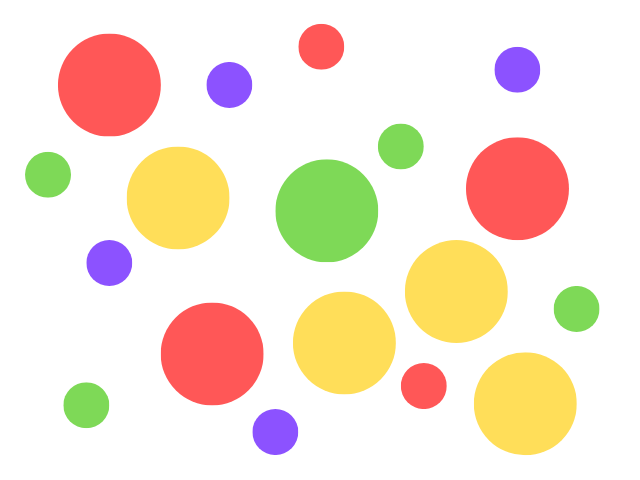
#> input picture 07_cv_segmentacion/img/lunares.png, 640 x 480 px
$ python 10_conteo_colores.py
#> lines starting #> are read from the running program, lines starting #| are printed output that depends on the picture; after the words box and inside, x2 and y2 are one past the last pixel; in counts of white or black regions, pixels touching at a corner belong together
import os

import cv2
import numpy as np


def dibujarContorno(contornos, color):
    """Dibuja contornos y numera cada objeto detectado.

    Args:
        contornos: Lista de contornos detectados
        color: Color en formato BGR para dibujar los contornos
    """
    for i, c in enumerate(contornos):
        M = cv2.moments(c)
        # CORRECCIÓN: Cambiar == por = (asignación, no comparación)
        if M["m00"] == 0:
            M["m00"] = 1
        x = int(M["m10"] / M["m00"])
        y = int(M["m01"] / M["m00"])
        cv2.drawContours(imagen, [c], 0, color, 2)
        cv2.putText(imagen, str(i + 1), (x - 10, y + 10), 1, 2, (0, 0, 0), 2)


# Definir los rangos de color en el espacio HSV para cada color
amarilloBajo = np.array([20, 100, 20], np.uint8)
amarilloAlto = np.array([32, 255, 255], np.uint8)

violetaBajo = np.array([130, 100, 20], np.uint8)
violetaAlto = np.array([145, 255, 255], np.uint8)

verdeBajo = np.array([36, 100, 20], np.uint8)
verdeAlto = np.array([70, 255, 255], np.uint8)

rojoBajo1 = np.array([0, 100, 20], np.uint8)
rojoAlto1 = np.array([10, 255, 255], np.uint8)
rojoBajo2 = np.array([175, 100, 20], np.uint8)
rojoAlto2 = np.array([180, 255, 255], np.uint8)

# Ruta de la imagen
ruta_imagen = "../img/lunares.png"

# Verificar que el archivo existe
if not os.path.exists(ruta_imagen):
    print(f"Error: No se encuentra el archivo {ruta_imagen}")
    exit()

# Cargar la imagen
imagen = cv2.imread(ruta_imagen)
#> imagen is the input picture: shape (480, 640, 3); mean B, G, R 213.4, 230.4, 246.3
if imagen is None:
    print(f"Error: No se pudo cargar la imagen desde {ruta_imagen}")
    exit()

# Convertir la imagen al espacio de color HSV
imagenHSV = cv2.cvtColor(imagen, cv2.COLOR_BGR2HSV)
#> imagenHSV: shape (480, 640, 3); mean H, S, V 8.2, 44.6, 253.2

# Detectar colores creando máscaras para cada rango de color
maskAmarillo = cv2.inRange(imagenHSV, amarilloBajo, amarilloAlto)
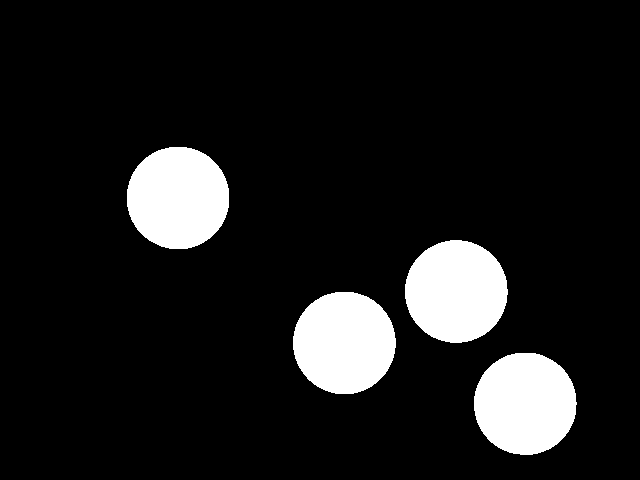
#> maskAmarillo: shape (480, 640); 10.8% white; 4 white regions, box (x1, y1, x2, y2) and area: (405, 240, 508, 343) 8293, (293, 292, 396, 394) 8285, (127, 147, 229, 249) 8283, (474, 353, 577, 455) 8280
maskVioleta = cv2.inRange(imagenHSV, violetaBajo, violetaAlto)
#> maskVioleta: shape (480, 640); 2.1% white; 4 white regions, box (x1, y1, x2, y2) and area: (87, 240, 132, 286) 1638, (253, 409, 298, 455) 1638, (495, 47, 540, 92) 1636, (207, 62, 252, 108) 1636
maskVerde = cv2.inRange(imagenHSV, verdeBajo, verdeAlto)
#> maskVerde: shape (480, 640); 4.8% white; 5 white regions, box (x1, y1, x2, y2) and area: (276, 160, 378, 262) 8264, (25, 152, 71, 197) 1626, (64, 383, 109, 428) 1626, (378, 124, 423, 169) 1624, (554, 286, 599, 332) 1624
maskRojo1 = cv2.inRange(imagenHSV, rojoBajo1, rojoAlto1)
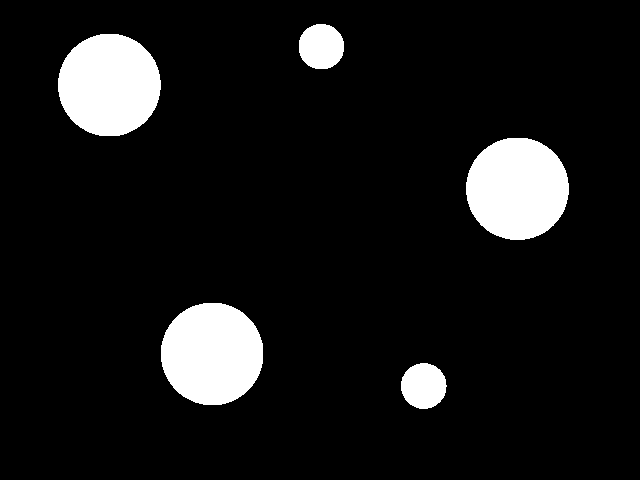
#> maskRojo1: shape (480, 640); 9.2% white; 5 white regions
maskRojo2 = cv2.inRange(imagenHSV, rojoBajo2, rojoAlto2)
#> maskRojo2: shape (480, 640); every value is 0
# Combinar las dos máscaras del color rojo
maskRojo = cv2.add(maskRojo1, maskRojo2)

# Encontrar contornos para cada color
contornosAmarillo = cv2.findContours(maskAmarillo, cv2.RETR_EXTERNAL, cv2.CHAIN_APPROX_SIMPLE)[0]
#> contornosAmarillo = 4 contours; box (x1, y1, x2, y2) and area: (405, 240, 508, 343) 8148, (293, 292, 396, 394) 8140, (127, 147, 229, 249) 8138, (474, 353, 577, 455) 8134
contornosVioleta = cv2.findContours(maskVioleta, cv2.RETR_EXTERNAL, cv2.CHAIN_APPROX_SIMPLE)[0]
#> contornosVioleta = 4 contours; box (x1, y1, x2, y2) and area: (253, 409, 298, 455) 1573, (87, 240, 132, 286) 1573, (207, 62, 252, 108) 1571, (495, 47, 540, 92) 1571
contornosVerde = cv2.findContours(maskVerde, cv2.RETR_EXTERNAL, cv2.CHAIN_APPROX_SIMPLE)[0]
#> contornosVerde = 5 contours; box (x1, y1, x2, y2) and area: (276, 160, 378, 262) 8119, (64, 383, 109, 428) 1562, (25, 152, 71, 197) 1561, (554, 286, 599, 332) 1560, (378, 124, 423, 169) 1560
contornosRojo = cv2.findContours(maskRojo, cv2.RETR_EXTERNAL, cv2.CHAIN_APPROX_SIMPLE)[0]
#> contornosRojo = 5 contours; box (x1, y1, x2, y2) and area: (466, 138, 569, 240) 8149, (58, 34, 161, 136) 8148, (161, 303, 263, 405) 8130, (401, 363, 447, 409) 1577, (299, 24, 344, 69) 1570

# Dibujar y numerar los contornos para cada color
dibujarContorno(contornosAmarillo, (0, 255, 255))  # Amarillo en BGR
#> the loop in dibujarContorno, `for i, c in enumerate(contornos):` made 4 passes
#> (x, y) on passes 1 to 4: (524, 403), (343, 342), (455, 291), (177, 197)
#> after the loop in dibujarContorno, `for i, c in enumerate(contornos):`:
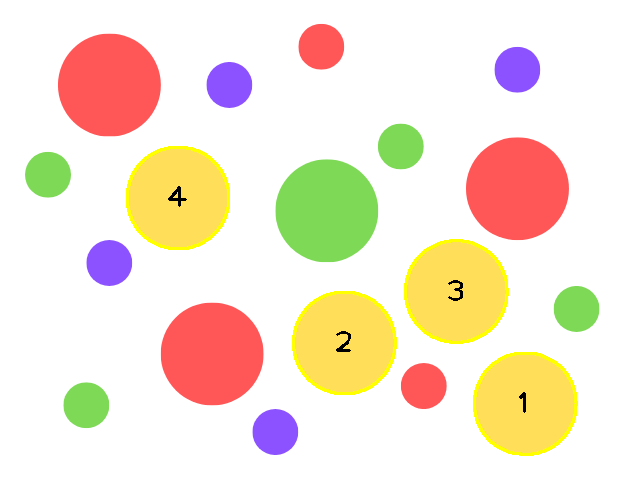
#> imagen: shape (480, 640, 3); 1.59% of pixels changed, all inside (x1, y1, x2, y2) = (126, 146, 578, 456)
dibujarContorno(contornosVioleta, (140, 40, 120))  # Violeta en BGR
#> call 2 of dibujarContorno, with color = (140, 40, 120)
#> the loop in dibujarContorno (call 2), `for i, c in enumerate(contornos):` made 4 passes
#> (x, y) on passes 1 to 4: (274, 431), (108, 262), (228, 84), (516, 69)
#> after the loop in dibujarContorno (call 2), `for i, c in enumerate(contornos):`:
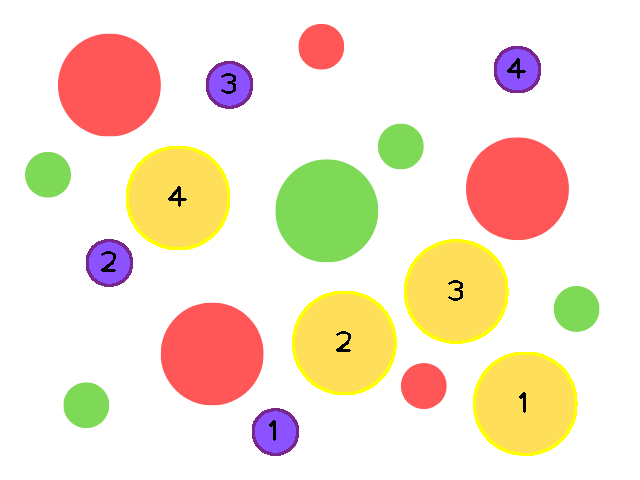
#> imagen: shape (480, 640, 3); 0.78% of pixels changed, all inside (x1, y1, x2, y2) = (86, 46, 541, 456)
dibujarContorno(contornosVerde, (0, 255, 0))  # Verde en BGR
#> call 3 of dibujarContorno, with color = (0, 255, 0)
#> the loop in dibujarContorno (call 3), `for i, c in enumerate(contornos):` made 5 passes
#> (x, y) on passes 1 to 5: (85, 404), (576, 308), (326, 210), (47, 174), (400, 145)
#> after the loop in dibujarContorno (call 3), `for i, c in enumerate(contornos):`:
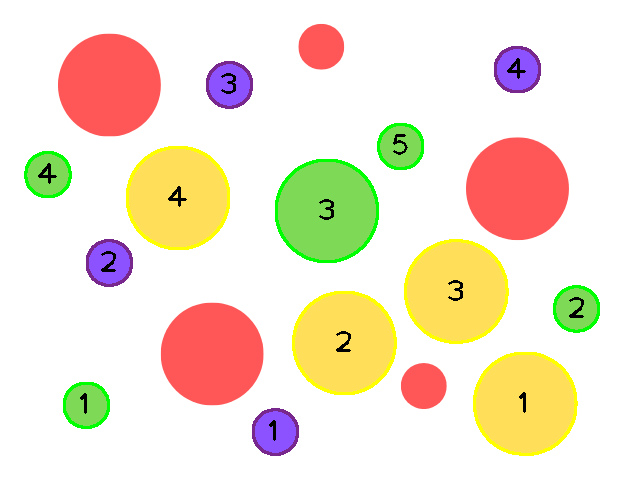
#> imagen: shape (480, 640, 3); 1.18% of pixels changed, all inside (x1, y1, x2, y2) = (24, 123, 600, 429)
dibujarContorno(contornosRojo, (0, 0, 255))  # Rojo en BGR
#> call 4 of dibujarContorno, with color = (0, 0, 255)
#> the loop in dibujarContorno (call 4), `for i, c in enumerate(contornos):` made 5 passes
#> (x, y) on passes 1 to 5: (423, 385), (211, 353), (516, 188), (108, 84), (320, 46)
#> after the loop in dibujarContorno (call 4), `for i, c in enumerate(contornos):`:
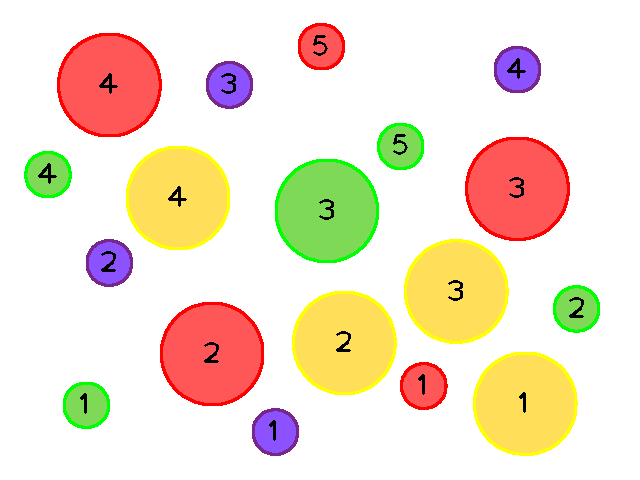
#> imagen: shape (480, 640, 3); 1.58% of pixels changed, all inside (x1, y1, x2, y2) = (57, 23, 570, 410)

# Crear imagen de resumen con el conteo de cada color
imgResumen = 255 * np.ones((210, 100, 3), dtype=np.uint8)

# Dibujar círculos de colores en el resumen
cv2.circle(imgResumen, (30, 30), 15, (0, 255, 255), -1)  # Amarillo
cv2.circle(imgResumen, (30, 70), 15, (140, 40, 120), -1)  # Violeta
cv2.circle(imgResumen, (30, 110), 15, (0, 255, 0), -1)  # Verde
cv2.circle(imgResumen, (30, 150), 15, (0, 0, 255), -1)  # Rojo

# Agregar el conteo de cada color
cv2.putText(imgResumen, str(len(contornosAmarillo)), (65, 40), 1, 2, (0, 0, 0), 2)
cv2.putText(imgResumen, str(len(contornosVioleta)), (65, 80), 1, 2, (0, 0, 0), 2)
cv2.putText(imgResumen, str(len(contornosVerde)), (65, 120), 1, 2, (0, 0, 0), 2)
cv2.putText(imgResumen, str(len(contornosRojo)), (65, 160), 1, 2, (0, 0, 0), 2)

# Calcular y mostrar el total
totalCnts = (
    len(contornosAmarillo) + len(contornosVioleta) + len(contornosVerde) + len(contornosRojo)
)
#> totalCnts = 18
cv2.putText(imgResumen, str(totalCnts), (55, 200), 1, 2, (0, 0, 0), 2)
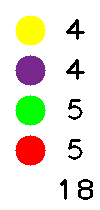
#> imgResumen: shape (210, 100, 3); mean of channels 0, 1, 2 216, 229.8, 232.5; drawn as B, G, R

# Imprimir resumen en consola
print(f"\n=== RESUMEN DE CONTEO ===")
print(f"Amarillo: {len(contornosAmarillo)}")
#| Amarillo: 4
print(f"Violeta:  {len(contornosVioleta)}")
#| Violeta:  4
print(f"Verde:    {len(contornosVerde)}")
#| Verde:    5
print(f"Rojo:     {len(contornosRojo)}")
#| Rojo:     5
print(f"TOTAL:    {totalCnts}")
#| TOTAL:    18
print(f"========================\n")

cv2.imshow("Resumen", imgResumen)

# [7 lines of commented-out code are left out]
cv2.imshow("Imagen con Conteo por Color", imagen)

# Guardar la imagen resultante
cv2.imwrite("conteo.png", imagen)
print("Imagen guardada como 'conteo.png'")
print("Presiona cualquier tecla para cerrar...")

cv2.waitKey(0)
cv2.destroyAllWindows()

$ run again, with 07_cv_segmentacion/img/colores.png copied over 07_cv_segmentacion/img/lunares.png
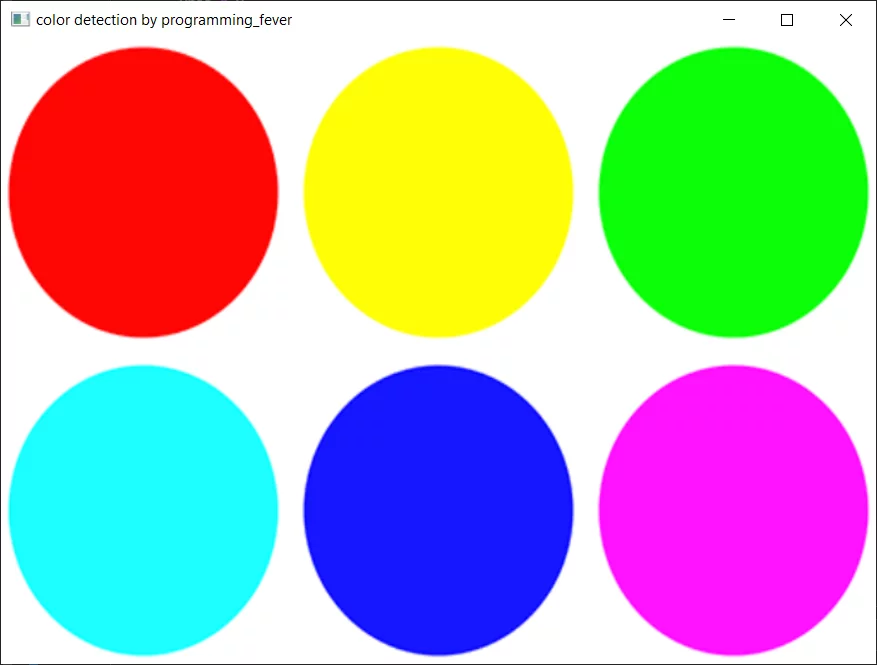
#> input picture 07_cv_segmentacion/img/colores.png, 877 x 665 px
#> imagen is the input picture: shape (665, 877, 3); mean B, G, R 174.5, 177.6, 179.1
#> imagenHSV: shape (665, 877, 3); mean H, S, V 55.7, 152.5, 253.1
#> maskAmarillo: shape (665, 877); 10.6% white; 6 white regions (5 under 20 px), largest, box (x1, y1, x2, y2) and area: (303, 47, 574, 338) 61772
#> maskVioleta: shape (665, 877); 0% white in thin lines or dots, all inside (x1, y1, x2, y2) = (50, 17, 292, 24)
#> maskVerde: shape (665, 877); 10.6% white; 3 white regions (2 under 20 px), largest, box (x1, y1, x2, y2) and area: (599, 47, 869, 338) 61744
#> maskRojo1: shape (665, 877); 10.4% white; 31 white regions (30 under 20 px), largest, box (x1, y1, x2, y2) and area: (8, 48, 278, 338) 60855
#> maskRojo2: shape (665, 877); 0.15% white in thin lines or dots, all inside (x1, y1, x2, y2) = (8, 20, 278, 338)
#> maskRojo: shape (665, 877); 10.6% white; 24 white regions (23 under 20 px)
#> contornosAmarillo = 6 contours, 5 with area under 20; largest, box (x1, y1, x2, y2) and area: (303, 47, 574, 338) 61375
#> contornosVioleta = 8 contours, all with area under 20
#> contornosVerde = 3 contours, 2 with area under 20; largest, box (x1, y1, x2, y2) and area: (599, 47, 869, 338) 61346
#> contornosRojo = 24 contours, 23 with area under 20; largest, box (x1, y1, x2, y2) and area: (8, 47, 278, 338) 61330
#> the loop in dibujarContorno, `for i, c in enumerate(contornos):` made 6 passes
#> (c, x, y) on passes 2 to 6: ([[181, 23]], 0, 0), ([[233, 22]], 0, 0), ([[117, 19], [117, 22]], 0, 0), ([[233, 18], [233, 19]], 0, 0), ([[53, 15], [53, 21]], 0, 0)
#> the loop in dibujarContorno (call 2), `for i, c in enumerate(contornos):` made 8 passes
#> c on passes 1 to 8: [[176, 22], [177, 23]], [[280, 21]], [[182, 20]], [[148, 20], [148, 21]], [[50, 20], [50, 21]], [[212, 19], [212, 23]], [[177, 18], [176, 19]], [[291, 17]]
#> the loop in dibujarContorno (call 4), `for i, c in enumerate(contornos):` made 24 passes
#> (c, x, y) on passes 2 to 9: ([[167, 23]], 0, 0), ([[274, 22]], 0, 0), ([[121, 22]], 0, 0), ([[105, 22]], 0, 0), ([[75, 22]], 0, 0), ([[57, 22]], 0, 0), ([[37, 22]], 0, 0), ([[199, 21], [199, 23]], 0, 0)
#> after the loop in dibujarContorno (call 4), `for i, c in enumerate(contornos):`:
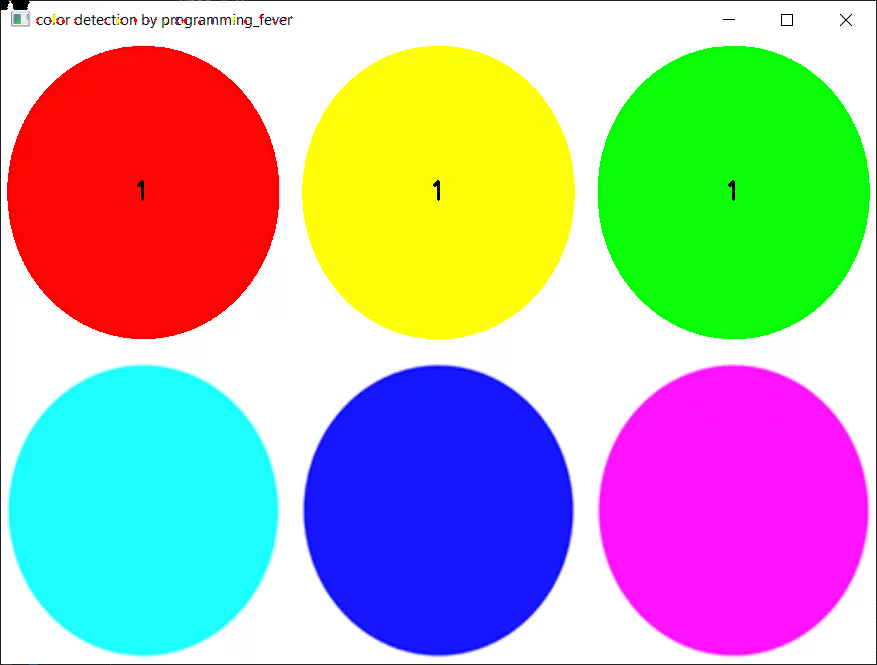
#> imagen: shape (665, 877, 3); mean B, G, R 172.5, 176.8, 178.3
#> totalCnts = 41
#> `cv2.putText(imgResumen, str(totalCnts), (55, 200), 1, 2, (0, 0, 0), 2)`:
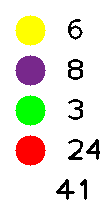
#> imgResumen: shape (210, 100, 3); mean of channels 0, 1, 2 214.4, 228.2, 230.9; drawn as B, G, R
#| Amarillo: 6
#| Violeta:  8
#| Verde:    3
#| Rojo:     24
#| TOTAL:    41
